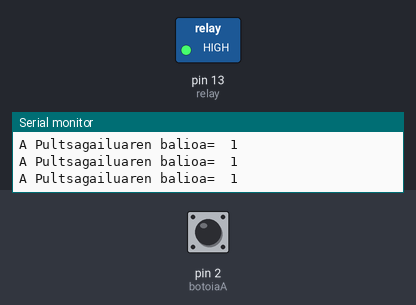
This sketch was run on a simulated Arduino Uno, built with avr-gcc and run on an emulated ATmega328P. On the bench: switched loads named in the sketch (green lamp = pin HIGH), the last lines printed to the serial monitor. Inputs (shaded band) come from the test bench; at power-on: pin 2 (botoiaA) HIGH.

Above: at 1.2 s.
1.3 s: pin 2 (botoiaA) pulled LOW for 0.15 s
At 1.42 s:
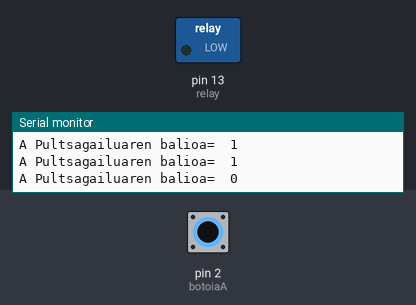
3.0 s: pin 2 (botoiaA) pulled LOW for 3.2 s
At 7.0 s:
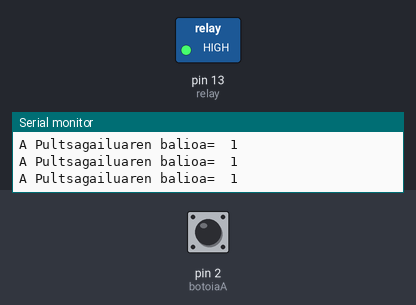
Timing chart, 0 to 8.5 s (numbered marks = the images above; inputs shaded):
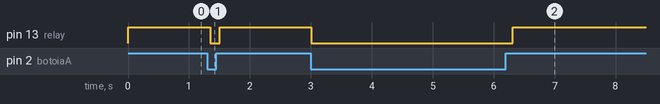

The sketch:

09_Prak_Monoegonkorra.ino
```cpp
/*              KONTROL  MONOEGONKORRA

   Modified By Axpi 2017
   CC. Creatives Commons.
*/

// Aldagaien deklarazioa

int botoiaA= 2;
int relay= 13;
int balioaA = 0;

// Sarrera-Irteeren Inizializazioa

void setup()
  {
 Serial.begin (9600);
 pinMode (botoiaA, INPUT);
 pinMode (relay, OUTPUT);
  }

// Programa nagusia

void loop()
  {
 balioaA = digitalRead(botoiaA); //Pultsadorea irakurri
 Serial.print ("A Pultsagailuaren balioa=  ");
 Serial.println (balioaA);
 if(balioaA==0){digitalWrite(relay,LOW);}
 else {digitalWrite(relay,HIGH);}
 delay (150);
}
```

Measured:
- after the input at 1.3 s, pin 13 (relay): HIGH → LOW after 0.05 s, → HIGH 0.15 s later
- after the input at 3.0 s, pin 13 (relay): HIGH → LOW at once, → HIGH 3.3 s later
